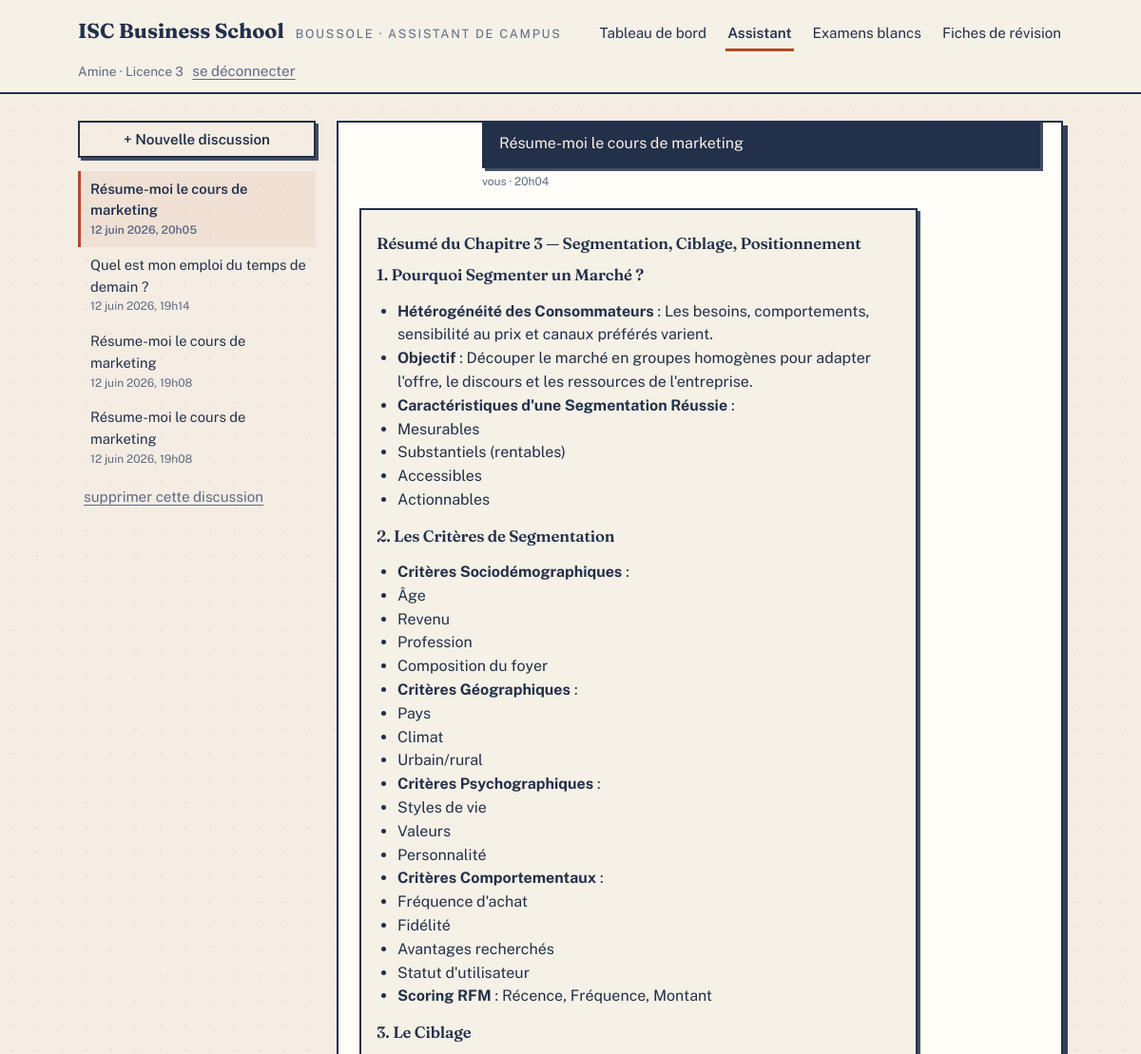
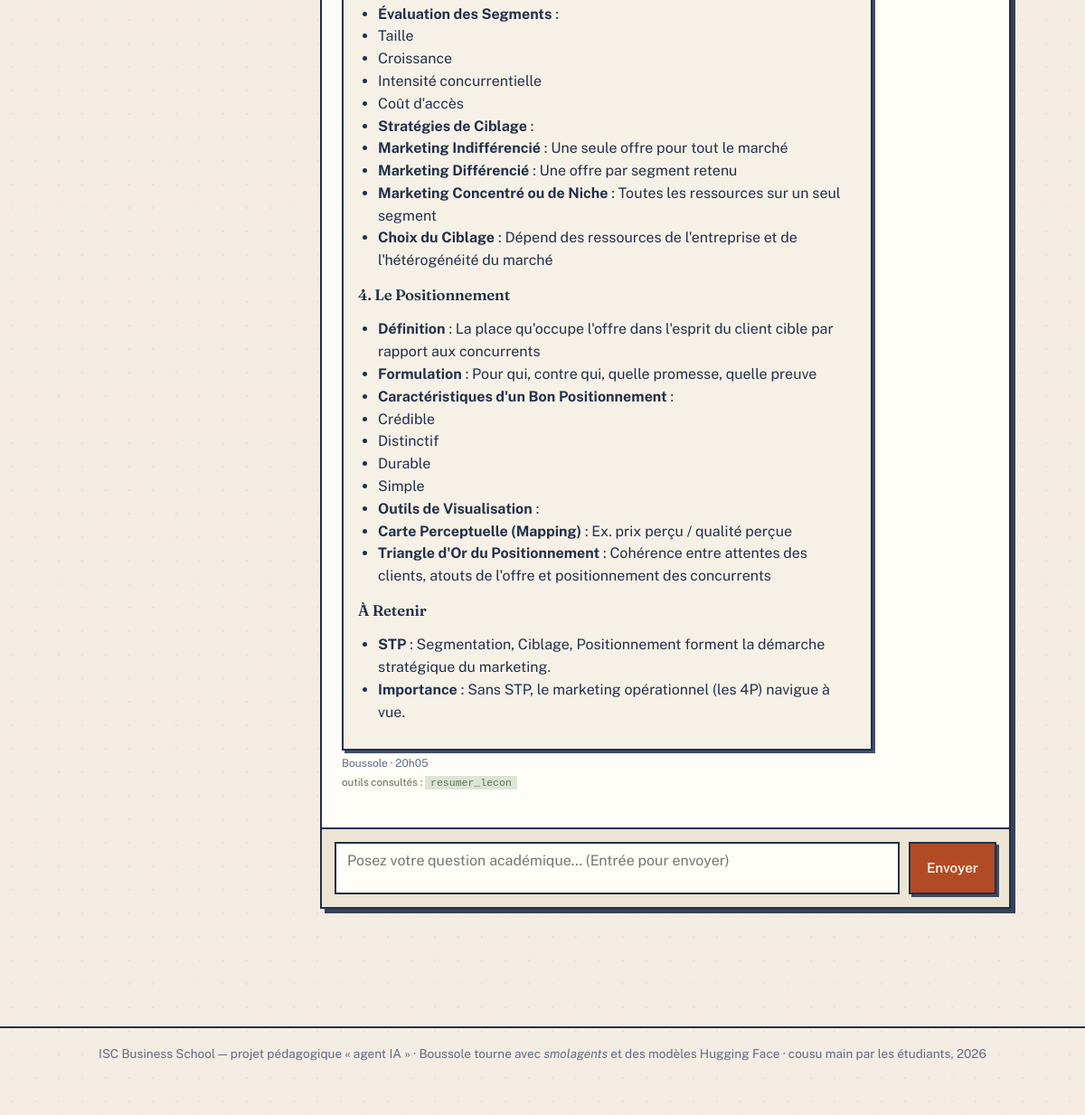
Page /assistant/conversation/5/ (signed in) on the committed database (2 pictures, top to bottom).
### accounts/models.py (models this page shows, shortened)
class User(AbstractUser):
    class Role(models.TextChoices):
        ETUDIANT = 'ETUDIANT', 'Étudiant'
        ADMINISTRATION = 'ADMINISTRATION', 'Administration'
    class Niveau(models.TextChoices):
        L1 = 'L1', 'Licence 1'
        L2 = 'L2', 'Licence 2'
        L3 = 'L3', 'Licence 3'
        M1 = 'M1', 'Master 1'
        M2 = 'M2', 'Master 2'
    role = models.CharField(
        'rôle', max_length=20, choices=Role.choices, default=Role.ETUDIANT,
    )
    niveau = models.CharField(
        "niveau d'études", max_length=2, choices=Niveau.choices,
        blank=True, help_text='Uniquement pour les étudiants.',
    )
    @property
    def est_administration(self):
        return self.role == self.Role.ADMINISTRATION
    @property
    def prenom_affiche(self):
        return self.first_name or self.username

### assistant/models.py (models this page shows, shortened)
class Conversation(models.Model):
    utilisateur = models.ForeignKey(
        settings.AUTH_USER_MODEL, verbose_name='utilisateur',
        on_delete=models.CASCADE, related_name='conversations',
    )
    titre = models.CharField('titre', max_length=120, default='Nouvelle conversation')
    creee_le = models.DateTimeField('créée le', auto_now_add=True)
    mise_a_jour_le = models.DateTimeField('mise à jour le', auto_now=True)
    class Meta:
        verbose_name = 'conversation'
        ordering = ['-mise_a_jour_le']

class Message(models.Model):
    class Auteur(models.TextChoices):
        UTILISATEUR = 'UTILISATEUR', 'Utilisateur'
        AGENT = 'AGENT', 'Agent'
    conversation = models.ForeignKey(
        Conversation, verbose_name='conversation',
        on_delete=models.CASCADE, related_name='messages',
    )
    auteur = models.CharField('auteur', max_length=12, choices=Auteur.choices)
    contenu = models.TextField('contenu')
    tools_utilises = models.CharField(
        'tools utilisés', max_length=250, blank=True,
        help_text="Noms des tools appelés par l'agent pour produire cette réponse.",
    )
    envoye_le = models.DateTimeField('envoyé le', auto_now_add=True)
    class Meta:
        verbose_name = 'message'
        ordering = ['envoye_le']

### assistant/views.py (the view)
# urls.py: path('assistant/', views.chat, name='chat'),
@login_required
def chat(request, conversation_id=None):
    conversations = request.user.conversations.all()
    conversation = None
    if conversation_id is not None:
        conversation = get_object_or_404(
            Conversation, pk=conversation_id, utilisateur=request.user,
        )
    contenu_messages = []
    if conversation:
        contenu_messages = [
            {'objet': m, 'html': _markdown(m.contenu)}
            for m in conversation.messages.all()
        ]
    return render(request, 'assistant/chat.html', {
        'conversations': conversations,
        'conversation': conversation,
        'contenu_messages': contenu_messages,
    })

### assistant/templatetags/assistant_extras.py (called while the page is built)
@register.filter
def split_virgule(valeur):
    return [morceau.strip() for morceau in valeur.split(',') if morceau.strip()]

### assistant/views.py (called while the page is built)
def _markdown(texte):
    return md.markdown(texte, extensions=['extra', 'sane_lists'])

### templates/assistant/chat.html (shortened to what this page needs)
{% extends 'base.html' %}
{% load assistant_extras %}
{% block contenu %}
<div class="chat-coque">
  <aside>
    <a class="bouton creux" href="{% url 'assistant:chat' %}" style="width:100%;text-align:center;">+ Nouvelle discussion</a>
    <div class="chat-historique" style="margin-top:14px;">
      {% for conv in conversations %}
        <a href="{% url 'assistant:conversation' conv.pk %}"
           class="{% if conversation and conversation.pk == conv.pk %}actif{% endif %}">
          {{ conv.titre }}
          <span class="quand">{{ conv.mise_a_jour_le|date:"j N Y, H\hi" }}</span>
        </a>
      {% empty %}
        <p style="font-size:.85rem;color:var(--encre-pale);padding:0 4px;">
          Vos discussions passées s'afficheront ici.
        </p>
      {% endfor %}
    </div>
    {% if conversation %}
    <form method="post" action="{% url 'assistant:supprimer_conversation' conversation.pk %}"
          onsubmit="return confirm('Supprimer cette conversation ?');" style="margin-top:10px;">
      <button type="submit" class="bouton discret">supprimer cette discussion</button>
    </form>
    {% endif %}
  </aside>
  <section class="fil">
    <div class="fil-messages" id="fil-messages">
      {% if contenu_messages %}
        {% for m in contenu_messages %}
          <div class="msg {% if m.objet.auteur == 'UTILISATEUR' %}de-moi{% else %}de-agent{% endif %}">
            <div class="bulle prose">{{ m.html|safe }}</div>
            <div class="signature">
              {% if m.objet.auteur == 'UTILISATEUR' %}vous{% else %}Boussole{% endif %}
              · {{ m.objet.envoye_le|date:"H\hi" }}
            </div>
            {% if m.objet.tools_utilises %}
              <div class="outils">outils consultés :
                {% for outil in m.objet.tools_utilises|split_virgule %}<code>{{ outil }}</code>{% endfor %}
              </div>
            {% endif %}
          </div>
        {% endfor %}
      {% endif %}
    </div>
    <form class="fil-saisie" id="formulaire-chat">
      <textarea name="question" id="champ-question" required
                placeholder="Posez votre question académique… (Entrée pour envoyer)"></textarea>
      <button type="submit" class="bouton rouille" id="bouton-envoyer">Envoyer</button>
    </form>
  </section>
</div>
{% endblock %}

### templates/base.html (shortened to what this page needs)
{% load static %}
<!DOCTYPE html>
<html lang="fr">
<head>
  <link rel="stylesheet" href="{% static 'css/isc.css' %}">
</head>
<body>
<header class="bandeau">
  <div class="bandeau-interieur">
    <a class="marque" href="{% url 'assistant:tableau_de_bord' %}">
      <b>ISC Business School</b>
      <span>Boussole · assistant de campus</span>
    </a>
    {% if user.is_authenticated %}
    {% with vue=request.resolver_match.view_name %}
    <nav class="menu">
      {% if user.est_administration %}
        <a href="{% url 'academics:tableau' %}" class="{% if vue == 'academics:tableau' %}actif{% endif %}">Tableau de bord</a>
        <a href="{% url 'academics:cours_liste' %}" class="{% if 'cours' in vue or 'document' in vue %}actif{% endif %}">Cours &amp; supports</a>
        <a href="{% url 'academics:edt_liste' %}" class="{% if 'edt' in vue or 'creneau' in vue or 'examen' in vue %}actif{% endif %}">Plannings</a>
        <a href="{% url 'assistant:chat' %}" class="{% if 'chat' in vue or 'conversation' in vue %}actif{% endif %}">Assistant</a>
      {% else %}
        <a href="{% url 'assistant:tableau_de_bord' %}" class="{% if vue == 'assistant:tableau_de_bord' %}actif{% endif %}">Tableau de bord</a>
        <a href="{% url 'assistant:chat' %}" class="{% if 'chat' in vue or 'conversation' in vue %}actif{% endif %}">Assistant</a>
        <a href="{% url 'assistant:examens_blancs' %}" class="{% if 'simulation' in vue or 'examens' in vue %}actif{% endif %}">Examens blancs</a>
        <a href="{% url 'assistant:fiches' %}" class="{% if 'fiche' in vue %}actif{% endif %}">Fiches de révision</a>
      {% endif %}
    </nav>
    {% endwith %}
    <div class="profil-coin">
      {{ user.prenom_affiche }}{% if user.niveau %} · {{ user.get_niveau_display }}{% endif %}{% if user.est_administration %} · administration{% endif %}
      <form method="post" action="{% url 'accounts:logout' %}">
        <button type="submit" class="bouton discret">se déconnecter</button>
      </form>
    </div>
    {% endif %}
  </div>
</header>
<main class="page">
  {% block contenu %}{% endblock %}
</main>
<footer class="pied">
  ISC Business School — projet pédagogique « agent IA » · Boussole tourne avec
  <em>smolagents</em> et des modèles Hugging Face · cousu main par les étudiants, 2026
</footer>
</body>
</html>

### rows in the picture
User: prenom_affiche "Amine", niveau "Licence 3"
Conversation: titre "Résume-moi le cours de marketing", mise_a_jour_le "12 juin 2026, 20h05"
Conversation: titre "Quel est mon emploi du temps de demain ?", mise_a_jour_le "12 juin 2026, 19h14"
Conversation: titre "Résume-moi le cours de marketing", mise_a_jour_le "12 juin 2026, 19h08"
Conversation: titre "Résume-moi le cours de marketing", mise_a_jour_le "12 juin 2026, 19h08"
Message: html "Résume-moi le cours de marketing", auteur "vous", objet.envoye_le "20h04"
Message: html "Résumé du Chapitre 3 — Segmentation, Ciblage, Positionnement 1. Pourquoi Segmenter un Marché ? Hétérogénéité des Consommateurs : Les besoins, comportements, sensibilité au prix et canaux préférés varient. Objectif : Découper le marché en groupes homogènes pour adapter l'offre, le discours et les ressources de l'entreprise. Caractéristiques d'une Segmentation Réussie : Mesurables Substantiels (rentables) Accessibles Actionnables 2. Les Critères de Segmentation Critères Sociodémographiques : Âge Revenu Profession Composition du foyer Critères Géographiques : Pays Climat Urbain/rural Critères Psychographiques : Styles de vie Valeurs Personnalité Critères Comportementaux : Fréquence d'achat…", auteur "Boussole", objet.envoye_le "20h05", tools_utilises "resumer_lecon"
